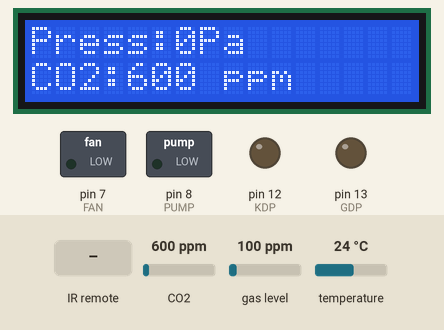
Simulated run of this sketch. Board: Arduino Uno, built with avr-gcc and run on an emulated ATmega328P. Parts: 16×2 character LCD, switched loads named in the sketch (green lamp = pin HIGH), output pins drawn as LEDs (lit = HIGH). Inputs (shaded band) come from the test bench; at power-on: gas level 100 ppm, temperature 24 °C, CO2 600 ppm. What the sketch prints to the serial monitor is not drawn.

Above: at 1.2 s.
1.3 s: gas level set to 20 ppm
4.3 s: infrared code 0xFF38C7 received
At 4.7 s:
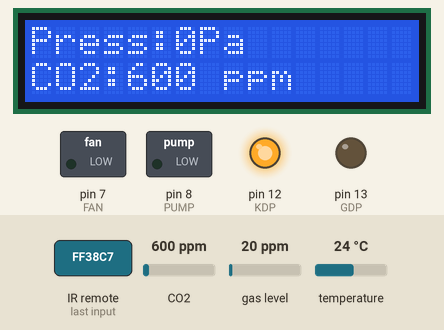
7.3 s: infrared code 0xFF30CF received
At 8.4 s:
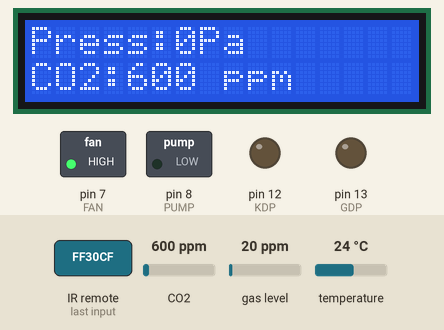
10.3 s: infrared code 0xFF5AA5 received
At 10.7 s:
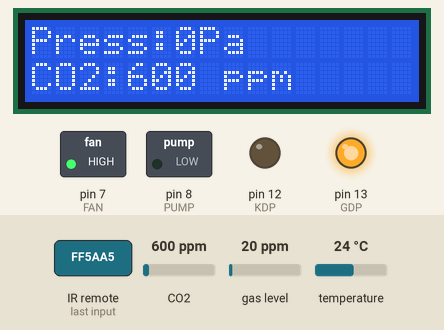
13.3 s: infrared code 0xFF7A85 received
At 14.0 s:
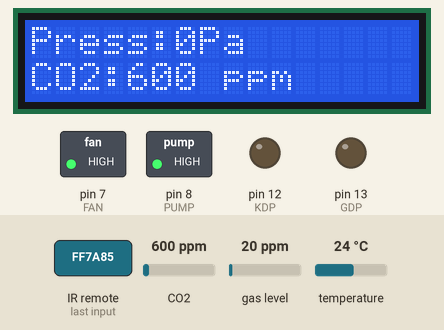
16.3 s: temperature set to 7 °C
Timing chart, 0 to 19.3 s (numbered marks = the images above; inputs shaded):
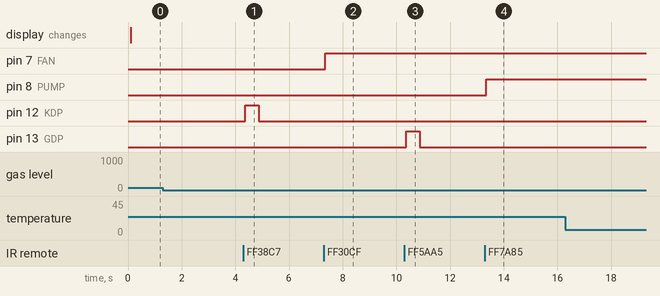

The sketch:

ctrlco2.ino
```cpp
#include <SoftwareSerial.h>
#include <LiquidCrystal_I2C.h>
#include <Adafruit_CCS811.h>
#include <IRremote.h>


SoftwareSerial g39(10,11); // RX, TX


Adafruit_CCS811 ccs;


LiquidCrystal_I2C lcd(0x27,16,2); // 0x27 is the I2C bus address for an unmodified backpack

unsigned char Re_buf[15],counter=0;
unsigned char sign=0;
typedef struct
{
    uint32_t P;
    uint16_t Temp;
    uint16_t Hum;
    uint16_t Alt;
} bme;

uint32_t p;//气压
uint16_t co2;
uint16_t tvoc;

//控制继电器

#define FAN 7
#define PUMP 8
#define KDP 12
#define GDP 13
#define DPDELAY 9000 //顶棚开启关闭运行时间长度


#define IR 9               //遥控
#define KEY0 16738455       //开灯
#define KEY1 16724175         //
#define KEY2 16718055         //开门
#define KEY3 16743045         //关门
#define KEY4 16716015         //开窗帘
#define KEY5 16726215         //关窗帘
#define KEY6 16734885         //开顶棚
#define KEY7 16728765         //关顶棚
#define KEY8 16730805         //开风扇
#define KEY9 16732845         //关风扇


uint8_t bell[8]  = {0x4, 0xe, 0xe, 0xe, 0x1f, 0x0, 0x4};

IRrecv ir(IR);
decode_results results;

long keyval;


void setup(){

lcd.createChar(0, bell);


  Serial.begin(9600);
  g39.begin(9600);
  delay(1);
  //g39 cmd
  g39.write(0XA5);
  Serial.write(0XA5);
  g39.write(0X02);    //初始化,连续输出模式
  g39.write(0XA7);    //初始化,连续输出模式

 lcd.begin (); // for 16 x 2 LCD module
 lcd.setBacklight(HIGH);
 lcd.print("hello");


//811初始化

ccs.begin();

//calibrate temperature sensor
while(!ccs.available());
float temp = ccs.calculateTemperature();
ccs.setTempOffset(temp - 25.0);

  //继电器控制
  pinMode(FAN,OUTPUT);
  pinMode(PUMP,OUTPUT);
  pinMode(KDP,OUTPUT);
  pinMode(GDP,OUTPUT);

  //红外初始化

  ir.enableIRIn();


  }

 void loop(){

if (ir.decode(&results)) {

keyval=results.value;
Serial.println(keyval);
    ir.resume(); // Receive the next value
  }

  if(keyval==KEY1){
  //kaideng
  Serial.println("KEY1 fanopen");
  kf();
  keyval=0;
  }
  if(keyval==KEY2){
  //kaideng
  Serial.println("KEY2 fanclose");
  gf();
  keyval=0;
  }

  if(keyval==KEY3){
  //kaideng
  Serial.println("KEY3 kaishuiben");
  ks();
  keyval=0;
  }
  if(keyval==KEY4){
  //kaideng
  Serial.println("KEY4 guanshuiben");
  gs();
  keyval=0;
  }
  if(keyval==KEY5){
  //kaideng
  Serial.println("KEY5 kaidingpeng");
  kdp();
  keyval=0;
  }
  if(keyval==KEY6){
  //kaideng
  Serial.println("KEY6 guandingpeng");
  gdp();
  keyval=0;
  }

unsigned char i=0,sum=0;
   uint16_t data_16[2]={0};
    bme Bme;
    if(g39.available()>0){
      myserialEvent();
      }
  if(sign)
  {

     for(i=0;i<14;i++)
      sum+=Re_buf[i];
     if(sum==Re_buf[i] )        //检查帧头，帧尾
     {
       Bme.Temp=(Re_buf[4]<<8)|Re_buf[5];
        data_16[0]=(Re_buf[6]<<8)|Re_buf[7];
        data_16[1]=(Re_buf[8]<<8)|Re_buf[9];
       p=Bme.P=(((uint32_t)data_16[0])<<16)|data_16[1];
       Bme.Hum=(Re_buf[10]<<8)|Re_buf[11];
       Bme.Alt=(Re_buf[12]<<8)|Re_buf[13];
       Serial.print("Temp: ");
       Serial.print( (float)Bme.Temp/100);
       Serial.print(" DegC  PRESS : ");
       Serial.print( ((float)Bme.P)/100);
       Serial.print(" Pa  HUM : ");
       Serial.print( (float)Bme.Hum/100);
       Serial.print(" % ALT:");
       Serial.print( Bme.Alt);
       Serial.println("m");


    sign=0;
   }

  }

  //
if(ccs.available()){
float temp = ccs.calculateTemperature();
if(!ccs.readData()){
Serial.print("CO2: ");
co2=ccs.geteCO2();
Serial.print(co2);
Serial.print("ppm, TVOC: ");
tvoc=ccs.getTVOC();
Serial.print(tvoc);
Serial.print("ppb Temp:");
Serial.println(temp);
}
else{
Serial.println("ERROR!");
while(1);
}

lcd.clear();
lcd.setCursor(0,0);
lcd.print("Press:");
lcd.print(p);
lcd.print("Pa");
lcd.setCursor(0,1);
lcd.print("CO2:");
lcd.print(co2);
lcd.print(" ppm");
   delay(50);


}


//fana0(15);

}
void myserialEvent() {


      while (g39.available()) {
      Re_buf[counter]=(unsigned char)g39.read();
      if(counter==0&&Re_buf[0]!=0x5A) return;      // 检查帧头
      counter++;
      if(counter==15)                //接收到数据
      {
         counter=0;                 //重新赋值，准备下一帧数据的接收
         sign=1;
      }
      }

}

void kf(){
digitalWrite(FAN,HIGH);

}
void gf(){
  digitalWrite(FAN,LOW);


}
void ks(){
digitalWrite(PUMP,HIGH);

}

void gs(){
digitalWrite(PUMP,LOW);
}

void kdp(){
//顶棚设定标志位 开顶棚
digitalWrite(KDP,HIGH);  //开顶棚方向停机
delay(500);
digitalWrite(KDP,LOW);

}
void gdp(){
digitalWrite(GDP,HIGH);  //开顶棚方向停机
delay(500);
digitalWrite(GDP,LOW); //开关顶棚方向开机


}

void fana0(int dl){
  for(int i=0;i<200;i++){
   analogWrite(A0,i-5);
      analogWrite(A1,i+5);
   analogWrite(A2,i);

   delay(dl);
   }
}
void fana1(int dl){
  //120 勉强动
   for(int i=0;i<180;i++){
   analogWrite(A1,i);
   delay(dl);
   }
}
void fana2(int dl){
  //120 勉强动
   for(int i=0;i<190;i++){
   analogWrite(A2,i);
   delay(dl);
   }
}
```

Measured:
- after the input at 1.3 s, every drawn part: stays the same
- after the input at 4.3 s, pin 12 (KDP): LOW → HIGH after 0.07 s, → LOW 0.50 s later
- after the input at 7.3 s, pin 7 (FAN): LOW → HIGH after 0.06 s
- after the input at 10.3 s, pin 13 (GDP): LOW → HIGH after 0.07 s, → LOW 0.50 s later
- after the input at 13.3 s, pin 8 (PUMP): LOW → HIGH after 0.05 s
- after the input at 16.3 s, every drawn part: stays the same
